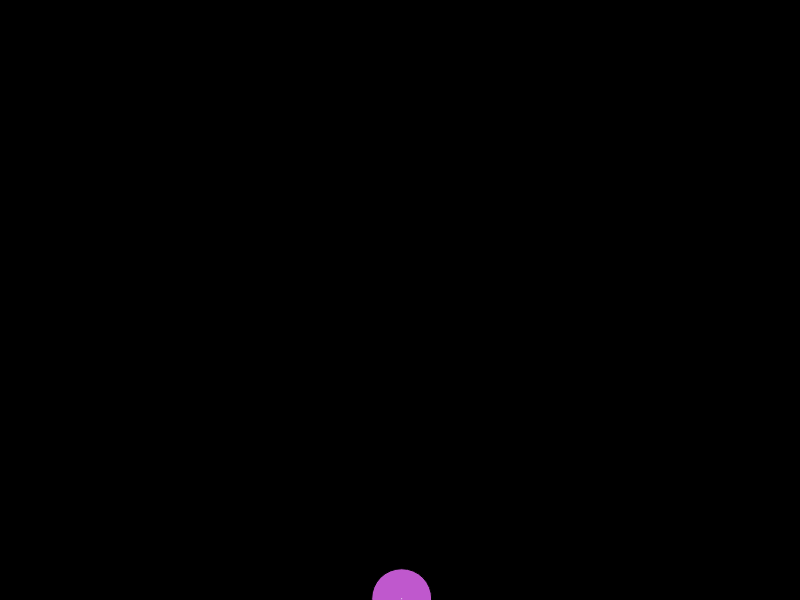
Frame 1 (no input)
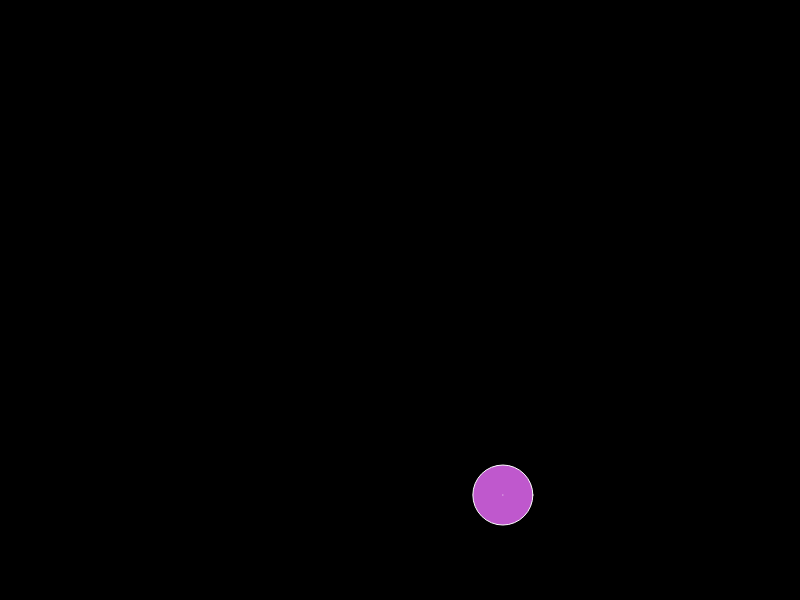
Frame 60 (no input)
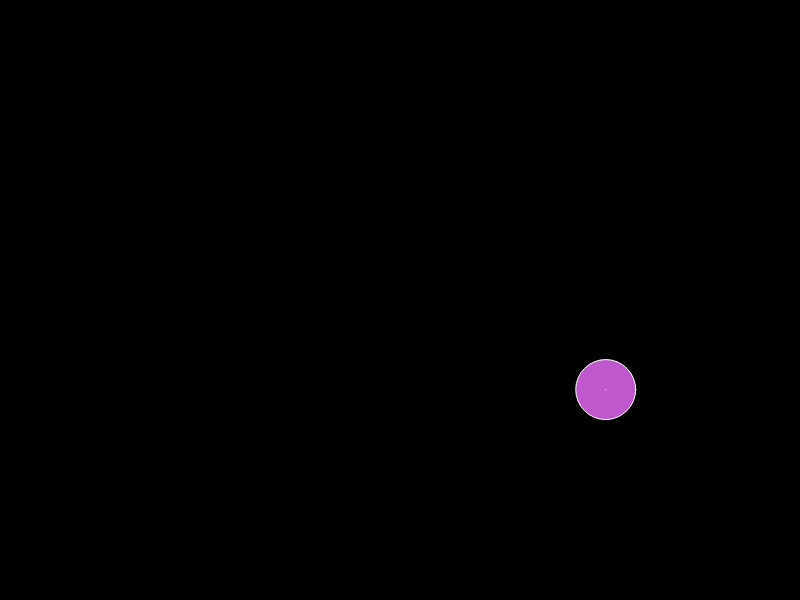
Frame 120 (the mouse pressed at the canvas centre since frame 60)

The p5.js sketch that drew these frames (run headless with seeded random() and noise() and a simulated clock; from frame 60 on, the mouse is pressed at the canvas centre):

// p5.js sketch
// ── sketch.js
let particles = []

function setup(){
    createCanvas(800,600)

    particles.push(new Particle(width * 0.5, height + 0.5)) 
}

function draw(){
    background(0)

    particles.forEach((p) =>{
        p.move()
        p.display()
        p.reachOut(particles)
    })
}

function mouseReleased(event){
    particles.push(new Particle(mouseX,mouseY)) 
}
// ── particle.js
class Particle{
    constructor(_x,_y){
        this.pos=createVector(_x,_y)
        this.size = 60
        this.velocity=createVector(random(-4,4), random(-3,3))
        this.clr = color(random(255), random(255), random(255))

        this.friendliness = random(70,250)
    }
    
    move(){
        this.pos.add(this.velocity)

        if(this.pos.x - this.size*0.5 <= 0){
            this.velocity.x *=-1
            this.pos.x = this.size*0.5
        }
        if(this.pos.x - this.size*0.5 >= width){
            this.velocity.x *=-1
            this.pos.x = width - this.size*0.5
        }
        if(this.pos.y - this.size*0.5 <= 0){
            this.velocity.y *=-1
            this.pos.y = this.size*0.5
        }
        if(this.pos.y - this.size*0.5 >= height){
            this.velocity.y *=-1
            this.pos.y =height - this.size*0.5
        }
    }

    display(){
        fill(this.clr)
        circle(this.pos.x, this.pos.y, this.size)
    }

    reachOut(_allparticles){
        _allparticles.forEach((p) => {
            if (this.pos.dist(p.pos) <= this.friendliness){
                stroke(255)
                line(this.pos.x, this.pos.y, p.pos.x, p.pos.y)
            }
        });

    }
}
